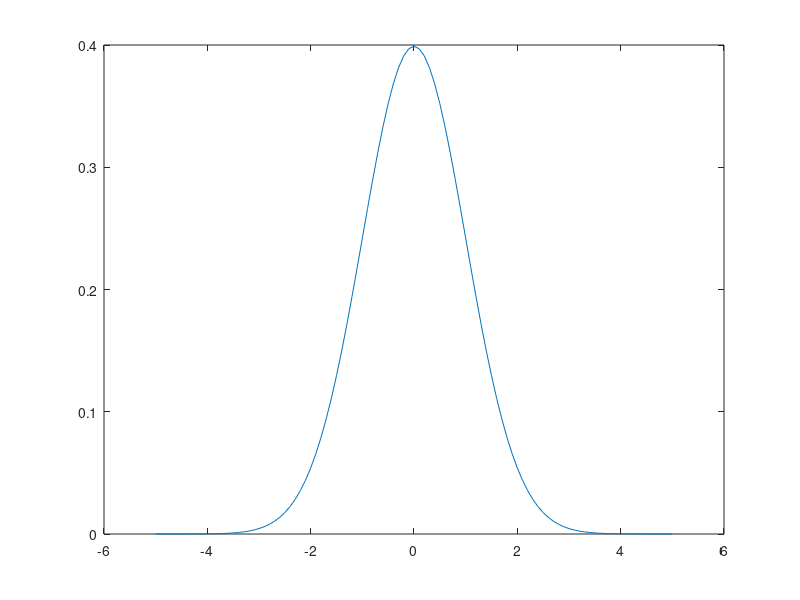

This chart was generated by the following MATLAB code:
tempF=32:3.6:92;
tempC=5/9*(tempF-32);
rho=5.5289e-8*((tempC).^3)-8.5016e-6*((tempC).^2)+6.5622e-5*(tempC)+099987;
%creating the figure 
plot(tempC,rho)

%% question 9 electrical  current 
%q(t)=q0e(?Rt/(2L))cos(sqrt(1/LC?(R2L)e2*t)
%q0=10 initial charge Resistance=60 L(inductance)=9 C(capitance)=0.00005 time from 0-0.8 sec 
t=(0:0.1:0.8); R=60; q0=10; C=0.00005; L=9 ;
%formula 
qfinal1=q0*(exp((-R.*t)/(2*L)));
qfinalpt2=cos(sqrt(1/(L*C)-((R/(2*L))^2).*t));
qfinal=qfinal1.*qfinalpt2;
plot(t,qfinal)
%% questeion 10 matlab hw 1
% normal probability curve
z=-5:0.1:5
funcZ= (1/sqrt(2*pi))*exp((-z.^2)/2) 
plot(z,funcZ)
